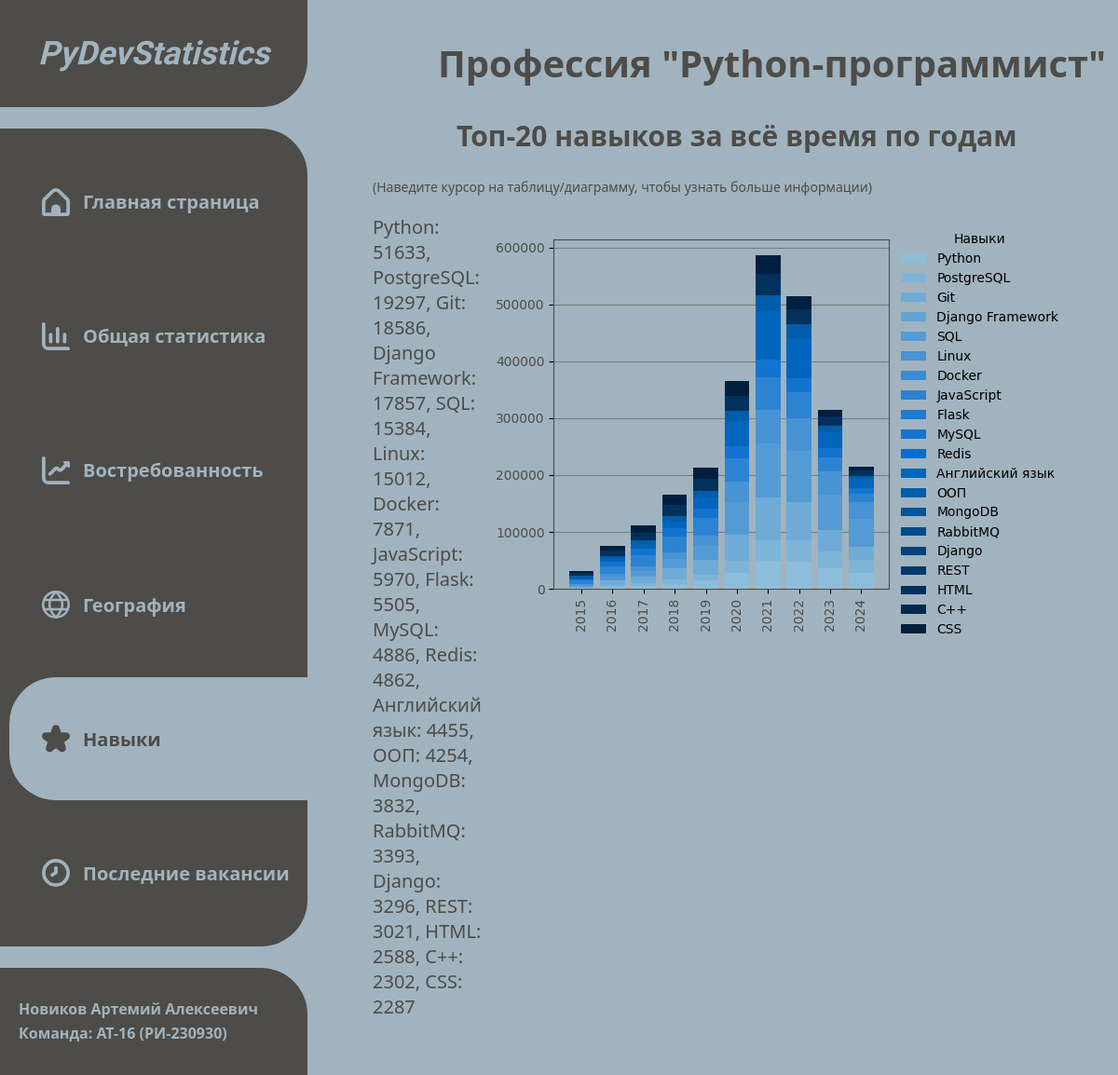
The app's page /skills/, older data.
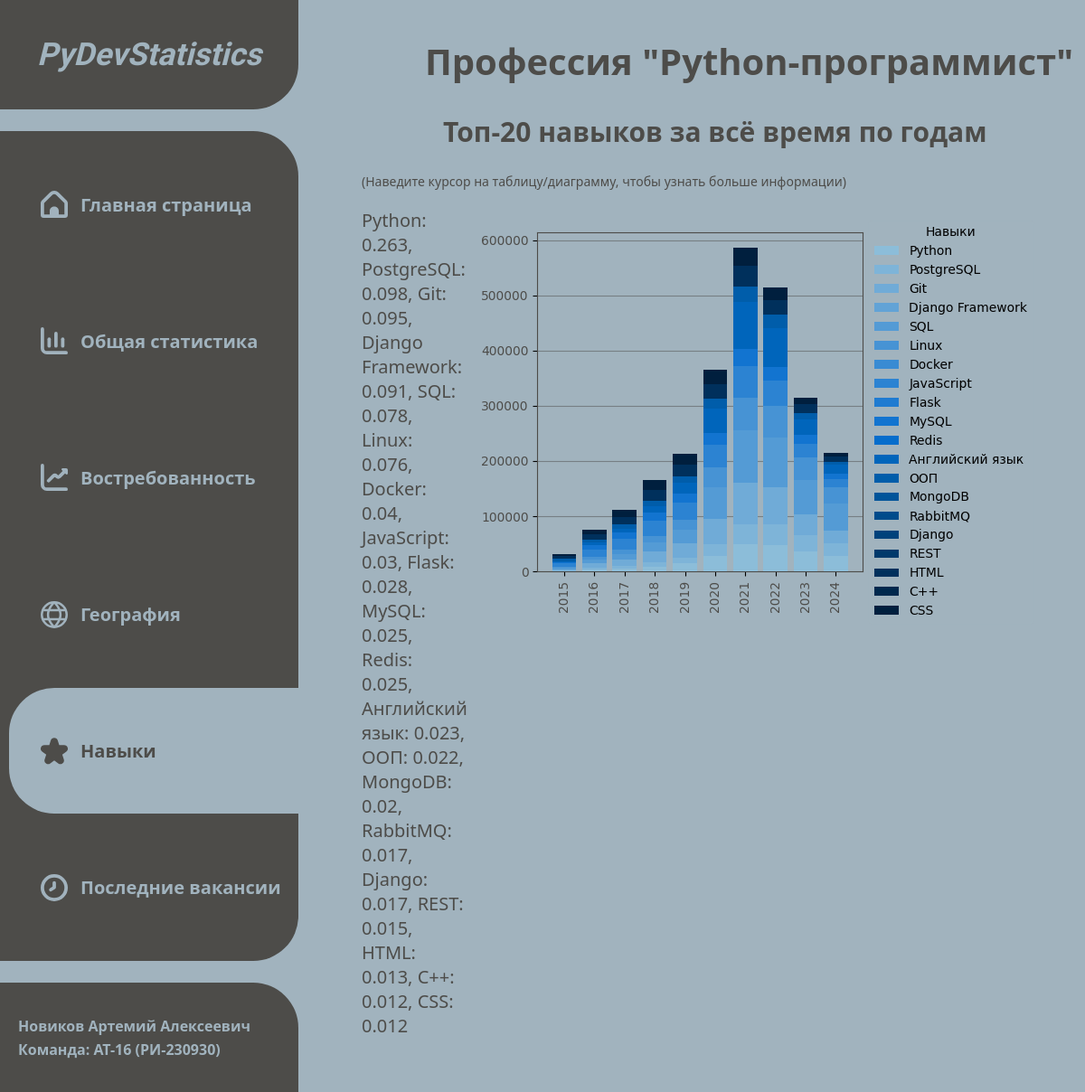
The same page, newer data.
### main_app/models.py (models this page shows, shortened)
class VacancyStatistics(models.Model):
    name = models.CharField(max_length=255, verbose_name='Название данных ("Название вакансии")')
    table_data = models.TextField(verbose_name='Данные для таблицы')
    image = models.ImageField(upload_to='media/', null=True, blank=False, verbose_name='Изображение графика')
    created_at = models.DateTimeField(auto_now_add=True, verbose_name='Дата создания')
    updated_at = models.DateTimeField(auto_now=True, verbose_name='Дата обновления')
    class Meta:
        verbose_name = "Статистика вакансий"
        verbose_name_plural = "Статистики вакансий"

### main_app/views.py (the view)
# urls.py: path('skills/', views.skills, name='skills'),
def skills(request):
    vacancy_name = VacancyDescription.objects.get(vacancy_name='Python-программист').vacancy_name
    return render(
        request,
        'skills.html',
        {
            'vacancy_name': vacancy_name,
            'top_20_key_skills_by_year': get_stats('Топ-20 навыков по годам', vacancy_name)
        }
    )

### main_app/views.py (called while the page is built)
def get_stats(data_name, vacancy_name='Все вакансии'):
    return VacancyStatistics.objects.get(name=f'{data_name} ({vacancy_name})')

### templates/skills.html (shortened to what this page needs)
{% extends "template.html" %}
{% block content %}
    <main>
        <h1>Профессия <span>"{{ vacancy_name }}"</span></h1>
        <h2>Топ-20 навыков за всё время по годам</h2>
        <p class="clue">(Наведите курсор на таблицу/диаграмму, чтобы узнать больше информации)</p>
        <section>
            <div class="image-table-wrapper">
                <div class="tooltip-container">
                    {{ top_20_key_skills_by_year.table_data|safe }}
                </div>
                <div class="tooltip-container">
                    <img class="block-image tooltip" src="{{ top_20_key_skills_by_year.image.url }}" width="640" height="480" alt="График 'Топ-20 навыков по годам. Наиболее высокочастотные навыки'">
                </div>
            </div>
        </section>
    </main>
{% endblock %}

Row changes from the older to the newer data that the page shows:
changed VacancyStatistics: table_data "Python: 51633, PostgreSQL: 19297, Git: 18586, Django Framework: 17857, SQL: 15384, Linux: 15012, Docker: 7871, JavaScript: 5970, Flask: 5505, MySQL: 4886, Redis: 4862, Английский язык: 4455, ООП: 4254, MongoDB: 3832, RabbitMQ: 3393, Django: 3296, REST: 3021, HTML: 2588, C++: 2302, CSS: 2287" → "Python: 0.263, PostgreSQL: 0.098, Git: 0.095, Django Framework: 0.091, SQL: 0.078, Linux: 0.076, Docker: 0.04, JavaScript: 0.03, Flask: 0.028, MySQL: 0.025, Redis: 0.025, Английский язык: 0.023, ООП: 0.022, MongoDB: 0.02, RabbitMQ: 0.017, Django: 0.017, REST: 0.015, HTML: 0.013, C++: 0.012, CSS: 0.012"
